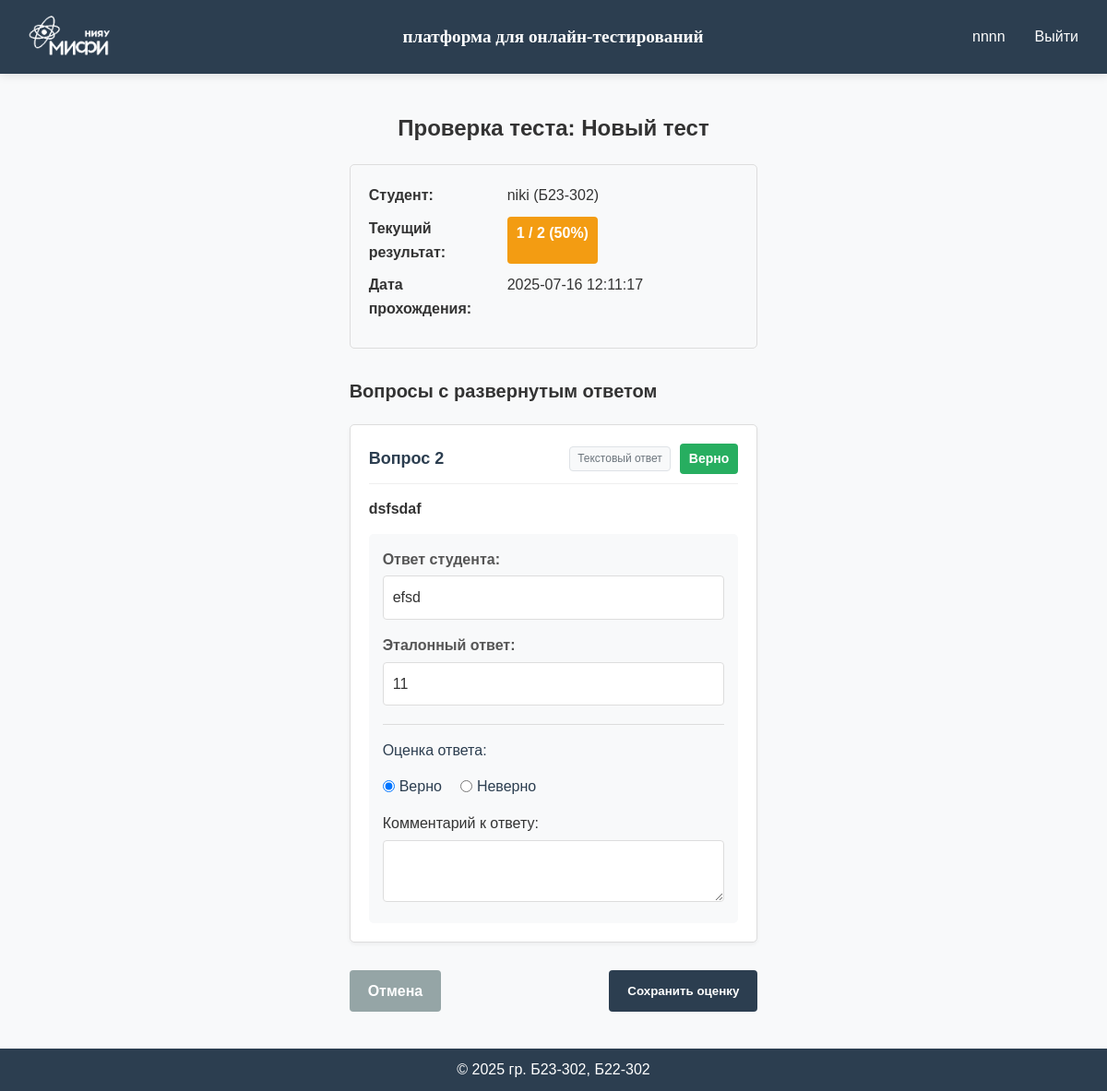
/grade-result/3 (signed in), run on the app's committed database.
### app/models.py (models this page shows, shortened)
class User(db.Model, UserMixin):
    id = db.Column(db.Integer, primary_key=True)
    username = db.Column(db.String(80), unique=True, nullable=False)
    password_hash = db.Column(db.String(128), nullable=False)
    role = db.Column(db.String(20), nullable=False, default='user')
    group = db.Column(db.String(7), default="")

### app/creating_tests/routes.py (the view, shortened to what this page needs)
@creating_tests_bp.route('/grade-result/<int:result_id>', methods=['GET', 'POST'])
@login_required
@admin_required
def grade_result(result_id):
    result = TestResult.query.get_or_404(result_id)
    test = Test.query.get_or_404(result.test_id)
    if test.test_author != current_user.username:
        flash('У вас нет доступа к этому результату теста.', 'danger')
        return redirect(url_for('creating_tests.my_tests'))
    student = User.query.get(result.student_id)
    test_info = json.loads(test.test_info)
    result_data = json.loads(result.test_result)
    has_text_questions = any(q.get('type') == 'text' for q in result_data.get('questions', []))
    if not has_text_questions:
        flash('В этом тесте нет вопросов с развернутым ответом для проверки.', 'info')
        return redirect(url_for('creating_tests.test_results', test_id=test.id))
    return render_template('creating_tests/grade_result.html',
                          result_id=result_id,
                          test_id=test.id,
                          test_name=test_info.get('name', 'Без названия'),
                          student=student,
                          result=result_data)

### app/creating_tests/routes.py (called while the page is built)
def admin_required(f):
    @wraps(f)
    def decorated_function(*args, **kwargs):
        if not current_user.is_authenticated or current_user.role != 'admin':
            flash('У вас нет доступа к этой странице. Требуются права администратора.', 'danger')
            return redirect(url_for('main.index'))
        return f(*args, **kwargs)
    return decorated_function

### app/models.py (called while the page is built)
@login_manager.user_loader
def load_user(user_id):
    return User.query.get(int(user_id))

### app/templates/creating_tests/grade_result.html (shortened to what this page needs)
{% extends "base.html" %}
{% block content %}
<div class="grade-result-container">
    <h1 class="page-title">Проверка теста: {{ test_name }}</h1>
    <div class="result-summary">
        <div class="summary-item">
            <span class="label">Студент:</span>
            <span class="value">{{ student.username }} ({{ student.group }})</span>
        </div>
        <div class="summary-item">
            <span class="label">Текущий результат:</span>
            <span class="value score {% if result.percentage >= 70 %}good-score{% elif result.percentage >= 40 %}average-score{% else %}poor-score{% endif %}">
                {{ result.score }} / {{ result.total }} ({{ result.percentage }}%)
            </span>
        </div>
        <div class="summary-item">
            <span class="label">Дата прохождения:</span>
            <span class="value">{{ result.completed_at }}</span>
        </div>
    </div>
    <form method="POST" action="{{ url_for('creating_tests.grade_result', result_id=result_id) }}">
        <h2 class="section-title">Вопросы с развернутым ответом</h2>
        <div class="questions-list">
            {% for question in result.questions %}
                {% if question.type == 'text' %}
                    <div class="question-card">
                        <div class="question-header">
                            <h3>Вопрос {{ loop.index }}</h3>
                            <div class="question-status">
                                <span class="question-type-badge">Текстовый ответ</span>
                                <span class="result-badge {% if question.is_correct %}correct{% else %}wrong{% endif %}">
                                    {% if question.is_correct %}Верно{% else %}Неверно{% endif %}
                                </span>
                            </div>
                        </div>
                        <div class="question-text">
                            {{ question.question }}
                        </div>
                        <div class="answer-detail">
                            <div class="answer-item">
                                <span class="answer-label">Ответ студента:</span>
                                <div class="answer-value">
                                    {{ question.user_answer or '<Нет ответа>' }}
                                </div>
                            </div>
                            <div class="answer-item">
                                <span class="answer-label">Эталонный ответ:</span>
                                <div class="answer-value">
                                    {{ question.correct_answer }}
                                </div>
                            </div>
                            <div class="grading-controls">
                                <div class="grade-options">
                                    <div class="form-group">
                                        <label>Оценка ответа:</label>
                                        <div class="radio-group">
                                            <label class="radio-label">
                                                <input type="radio" name="question_{{ loop.index0 }}_is_correct" value="true"
                                                       {% if question.is_correct %}checked{% endif %}>
                                                Верно
                                            </label>
                                            <label class="radio-label">
                                                <input type="radio" name="question_{{ loop.index0 }}_is_correct" value="false"
                                                       {% if not question.is_correct %}checked{% endif %}>
                                                Неверно
                                            </label>
                                        </div>
                                    </div>
                                </div>
                                <div class="feedback-section">
                                    <label for="question_{{ loop.index0 }}_feedback">Комментарий к ответу:</label>
                                    <textarea name="question_{{ loop.index0 }}_feedback" id="question_{{ loop.index0 }}_feedback"
                                              rows="3" class="feedback-input">{{ question.feedback|default('') }}</textarea>
                                </div>
                            </div>
                        </div>
                    </div>
                {% endif %}
            {% endfor %}
        </div>
        <div class="form-actions">
            <a href="{{ url_for('creating_tests.test_results', test_id=test_id) }}" class="btn btn-secondary">Отмена</a>
            <button type="submit" class="btn btn-primary">Сохранить оценку</button>
        </div>
    </form>
</div>
{% endblock %}

### app/templates/base.html (shortened to what this page needs)
<!DOCTYPE html>
<html lang="ru">
<head>
    <link rel="stylesheet" href="{{ url_for('static', filename='css/style.css') }}">
</head>
<body>
    <div class="page-wrapper">
        <header class="header">
            <div class="container">
                <img src="{{ url_for('static', filename='images/logo-mini-without (1).png') }}" class="mephi"/>
                <a href="{{ url_for('main.index') }}" class="logo">платформа для онлайн-тестирований</a>
                <nav class="nav">
                    {% if current_user.is_authenticated %}
                        <span class="username">{{ current_user.username }}</span>
                        <a href="{{ url_for('auth.logout') }}" class="nav-link">Выйти</a>
                    {% else %}
                        <a href="{{ url_for('auth.login') }}" class="nav-link">Войти</a>
                        <a href="{{ url_for('auth.register') }}" class="btn btn-primary">Зарегистрироваться</a>
                    {% endif %}
                </nav>
            </div>
        </header>
        <main class="main-content">
            <div class="container">
                {% block content %}{% endblock %}
            </div>
        </main>
        <footer class="footer">
            <div class="container">
                <p>&copy; 2025 гр. Б23-302, Б22-302</p>
            </div>
        </footer>
    </div>
</body>
</html>

### app/static/css/style.css (style rules this page uses)
:root { --primary-color: #4a6bff; --secondary-color: #6c757d; --success-color: #28a745; --danger-color: #dc3545; --light-color: #f8f9fa; --dark-color: #2c3e50; --text-color: #333; --border-radius: 4px; --box-shadow: 0 2px 10px rgba(0, 0, 0, 0.1); --transition: all 0.3s ease; }
* { margin: 0; padding: 0; box-sizing: border-box; }
html, body { height: 100%; }
body { font-family: Helvetica; line-height: 1.6; color: var(--text-color); background-color: var(--light-color); display: flex; flex-direction: column; }
.page-wrapper { display: flex; flex-direction: column; min-height: 100vh; }
.header { background-color: var(--dark-color); color: white; padding: 10px 0; box-shadow: var(--box-shadow); position: sticky; top: 0; z-index: 100; }
.header .container { display: flex; justify-content: space-between; align-items: center; max-width: 1200px; margin: 0 auto; padding: 0 15px; }
.mephi { height: 60px; width: auto; }
.logo { color: white; font-size: 1.2rem; font-weight: bold; font-family: Verdana; text-decoration: none; margin-left: 10px; }
.nav { display: flex; align-items: center; gap: 1rem; }
.nav-link, .btn { color: white; text-decoration: none; padding: 0.5rem 1rem; border-radius: var(--border-radius); transition: var(--transition); }
.btn-primary { background-color: var(--primary-color); }
.main-content { flex: 1; display: flex; justify-content: center; align-items: center; padding: 20px; }
.form-group { display: flex; flex-direction: column; gap: 0.5rem; }
.form-group label { font-weight: 500; color: var(--dark-color); }
.form-group input { padding: 0.8rem; border: 1px solid #ddd; border-radius: var(--border-radius); font-size: 1rem; width: 100%; }
.footer { background-color: var(--dark-color); color: white; padding: 10px 0; text-align: center; }
.footer .container { max-width: 1200px; margin: 0 auto; padding: 0 15px; }

### data on the page
User: username "nnnn"
User: username "niki", group "Б23-302"

### other printed values
{{ test_name }} "Новый тест"
{{ result.score }} "1"
{{ result.total }} "2"
{{ result.percentage }} "50"
{{ result.completed_at }} "2025-07-16 12:11:17"
{{ question.question }} "dsfsdaf"
{{ question.user_answer or '<Нет ответа>' }} "efsd"
{{ question.correct_answer }} "11"
